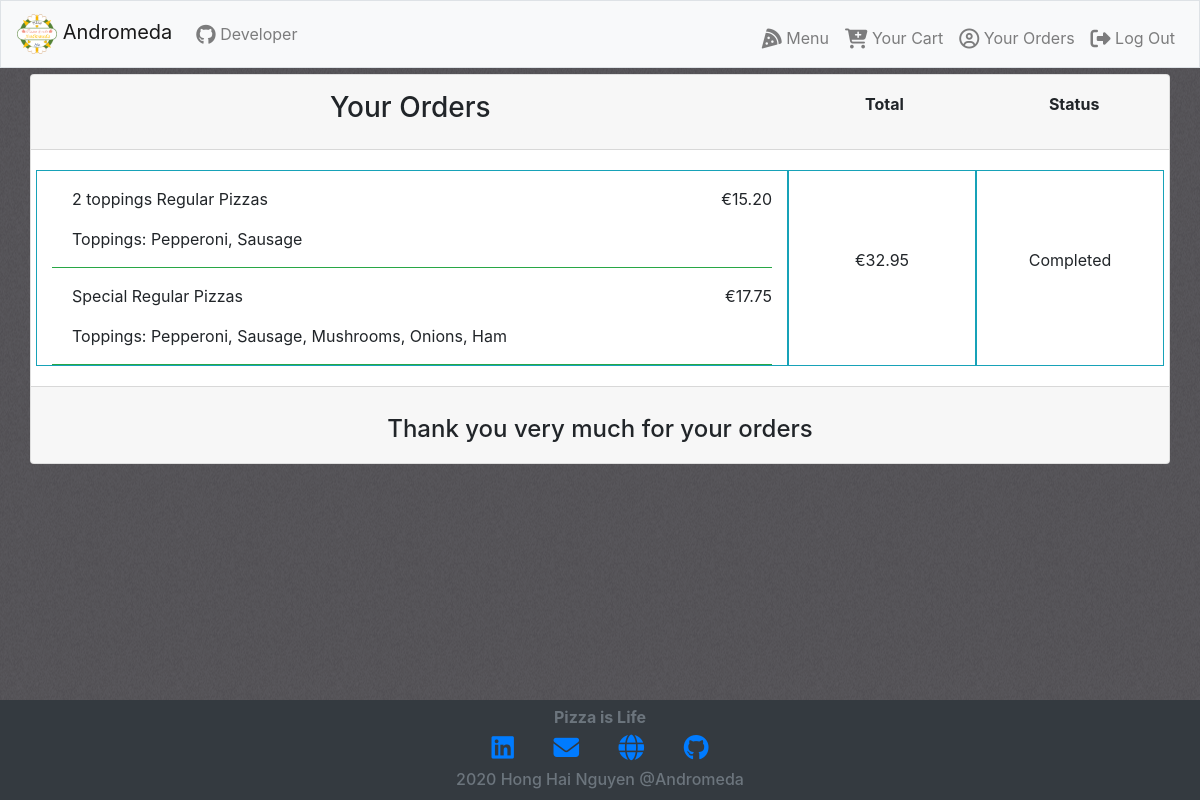
The page /history (signed in) on the database its author committed.
### orders/models.py (models this page shows, shortened)
class Product(models.Model):
    name = models.CharField(max_length=64)
    category = models.CharField(max_length=32, choices=CATEGORIES)
    num_toppings = models.IntegerField(default=0)
    price_small = models.DecimalField(decimal_places=2, max_digits=5)
    price_large = models.DecimalField(decimal_places=2, max_digits=5)

class Order_template(models.Model):
    product = models.ForeignKey(Product, on_delete=models.CASCADE, related_name="product")
    toppings = models.ManyToManyField(Topping, blank=True, related_name="toppings")
    extra_subs = models.ManyToManyField(ExtraSub, blank=True)
    price = models.DecimalField(decimal_places=2, max_digits=5)

class Order_detail(models.Model):
    user = models.ForeignKey(User, on_delete=models.CASCADE, related_name="usernames")
    all_products = models.ManyToManyField(Order_template, blank=True, related_name="user_orders")
    status = models.CharField(max_length=32, choices=STATUS, default='Pending')
    total_price = models.DecimalField(decimal_places=2, max_digits=7)

### orders/views.py (the view)
# urls.py: path("history", views.history_view, name="history"),
def history_view(request):
    orders = list_detail_orders(Order_detail.objects.filter(user=request.user))
    context = {
        "orders": orders,
    }
    return render(request, 'orders/history.html', context)

### orders/templates/orders/history.html (shortened to what this page needs)
{% extends "orders/base.html" %}
{% block script %}
{% load static %}
{% endblock %}
{% block body %}
<div class="container-md cart p-0 mt-3 mb-3">
  <div class="card">
    <div class="card-header pt-3 pb-3 pl-0 pr-0">
      <div class="row w-100 m-0">
        <div class="col-8 d-flex align-items-center justify-content-center">
          <h3>Your Orders</h3>
        </div>
        <div class="col-2 d-flex align-items-center justify-content-center">
          <p><b>Total</b></p>
        </div>
        <div class="col-2 d-flex align-items-center justify-content-center">
          <p><b>Status</b></p>
        </div>
      </div>
    </div>
    <div class="card-body">
      <div class="row">
        {% for id, order in orders.items %}
        <div class="col-8 border border-info">
          {% for item in order.ordered_products %}
          <div class="item-field w-100 border-bottom border-success">
            <div class="d-flex align-items-center mt-3">
              <div class="flex-grow-1 ml-1 pl-3">
                  <p>{{ item.name }} {{ item.category }}</p>
              </div>
              <div class="ml-1 pl-3">
                <p>€{{ item.price }}</p>
              </div>
            </div>
            {% if item.toppings %}
            <div class="d-flex align-items-center">
              <div class="flex-grow-1 ml-1 pl-3">
                <p>Toppings: {{ item.toppings }}</p>
              </div>
            </div>
            {% elif item.extra_subs %}
            <div class="d-flex align-items-center">
              <div class="flex-grow-1 ml-1 pl-3">
                <p>Extra subs: {{ item.extra_subs }}</p>
              </div>
            </div>
            {% endif %}
          </div>
          {% endfor %}
        </div>
        <div class="col-2 d-flex align-items-center border border-info">
          <div class="text-center w-100">
            <p>€{{ order.total_price }}</p>
          </div>
        </div>
        <div class="col-2 d-flex align-items-center border border-info">
          <div class="text-center w-100">
            <p>{{ order.status }}</p>
          </div>
        </div>
        {% endfor %}
      </div>
    </div>
    <div class="card-footer">
      <div class="d-flex align-items-center mt-3 justify-content-center">
        <h4>Thank you very much for your orders</h4>
      </div>
    </div>
  </div>
</div>
{% endblock %}

### orders/static/orders/styles.css (style rules this page uses)
html { min-height: 100%; position: relative; }
body { background-image: url("body_bg.gif"); background-repeat: repeat; padding-top: 58px; margin-bottom: 100px; }

### rows shown on the page
Product: name "2 toppings", category "Regular Pizzas"
Order_template: price "15.20"
Product: name "Special", category "Regular Pizzas"
Order_template: price "17.75"
Order_detail: total_price "32.95", status "Completed"

### other values the page prints
{{ item.toppings }} "Pepperoni, Sausage" "Pepperoni, Sausage, Mushrooms, Onions, Ham"
